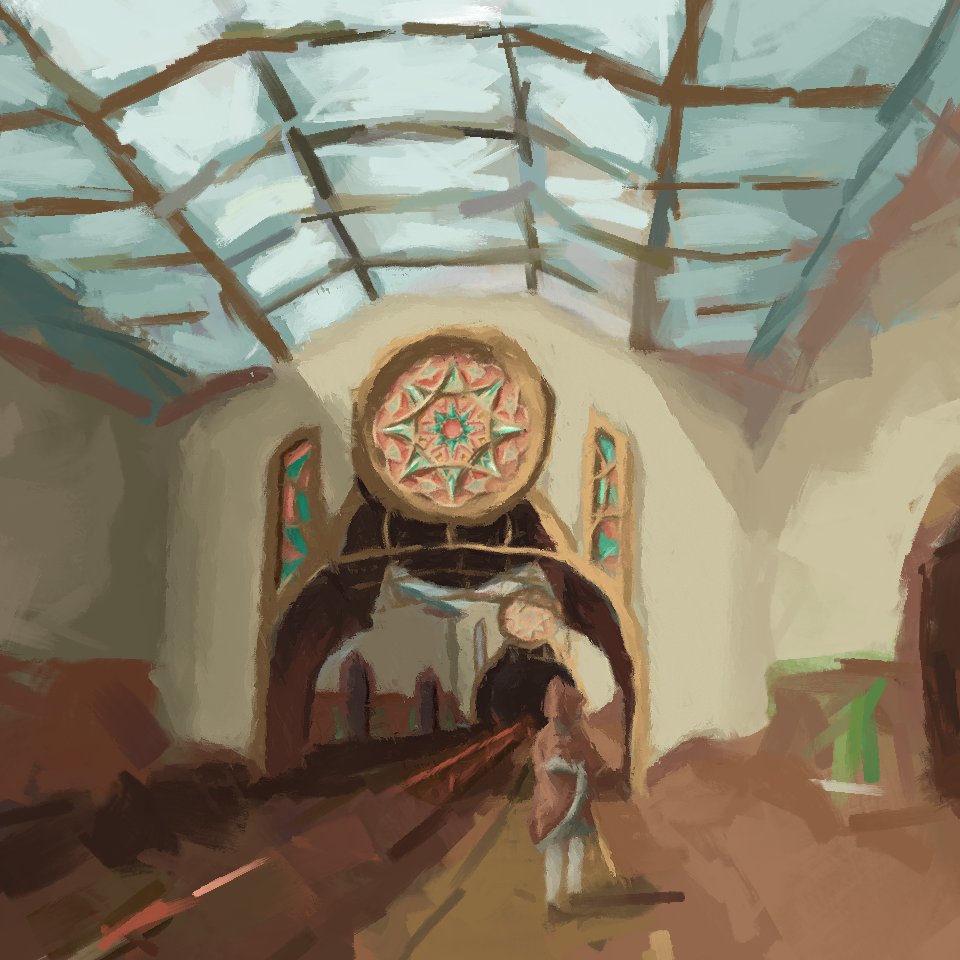
#> input picture img.png, 960 x 960 px
$ python -i normal.py   (imports and definitions only)   (older library calls are emulated)
#> lines starting #> are read from the running program, lines starting #| are printed output that depends on the picture
#> further down, picture is the input picture: shape (960, 960, 3); mean B, G, R 107.8, 128.2, 138.2
import cv2
import numpy as np
import matplotlib.pyplot as plt

def High_Pass_Filter(img,radius = 100):
    # get the size
    rows, cols = img.shape
    # fft
    dft = np.fft.fft2(img)
    dft_shift = np.fft.fftshift(dft)

    # High Pass Filter
    crow, ccol = rows // 2, cols // 2
    mask = np.zeros((rows, cols), np.uint8)
    cv2.circle(mask, (ccol, crow), radius, 1, -1)

    # Apply the filter
    dft_shift_filtered = dft_shift * mask

    # IFFT
    f_ishift = np.fft.ifftshift(dft_shift_filtered)
    img_back = np.fft.ifft2(f_ishift)
    img_back = np.abs(img_back)
    return img_back

def generate_height_map(img):

    # 后面一定要上深度学习，现在效果实在是太拉垮了

    # transfer to gray
    gray = cv2.cvtColor(img, cv2.COLOR_BGR2GRAY)

    # map to 0 - 255
    height_map = cv2.normalize(gray, None, 0, 255, cv2.NORM_MINMAX)

    # 转为uint8
    height_map = height_map.astype(np.uint8)
    return height_map

def retinex_decomposition(img, sigma=15):
    """
    Retinex decomposition: img = R * S
    S: grandient for calculating normal map
    R: texture
    """
#> called with sigma = 15
    # 防止 log(0)
    img = img.astype(np.float32) / 255.0
    img[img <= 0] = 1e-4
#> img: shape (960, 960, 3) float32; mean of channels 0, 1, 2 0.423, 0.503, 0.542

    if img.shape[2] == 3:
        img = cv2.cvtColor(img, cv2.COLOR_BGR2GRAY)
#> img: shape (960, 960) float32

    # log(I)
    log_I = np.log(img)

    # log(S): 平滑版本
    log_S = cv2.GaussianBlur(log_I, (15,15), 5,5)

    # log(R) texture
    log_R = log_I - log_S

    # 回到原始域
    S = np.exp(log_S)
    R = np.exp(log_R)

    S = np.clip(S * 255.0, 0, 255).astype(np.uint8)
    S = cv2.equalizeHist(S)
    return S

def generate_normal_map(img, strength = 3.0):

#> called with strength = 3
    if img is None:
        raise ValueError("Cannot load image: ")

    img = img.astype(np.float32) / 255.0

    # get gradient
    sobel_x = cv2.Sobel(img, cv2.CV_32F, 1, 0, ksize=3)
    sobel_y = cv2.Sobel(img, cv2.CV_32F, 0, 1, ksize=3)

    # apply strength
    sobel_x *= strength
    sobel_y *= strength

    normal_x = sobel_x
    normal_y = sobel_y
    normal_z = np.ones_like(img)
    normal_z = np.sqrt(np.clip(1.0 - normal_x**2 - normal_y**2, 0, 1))
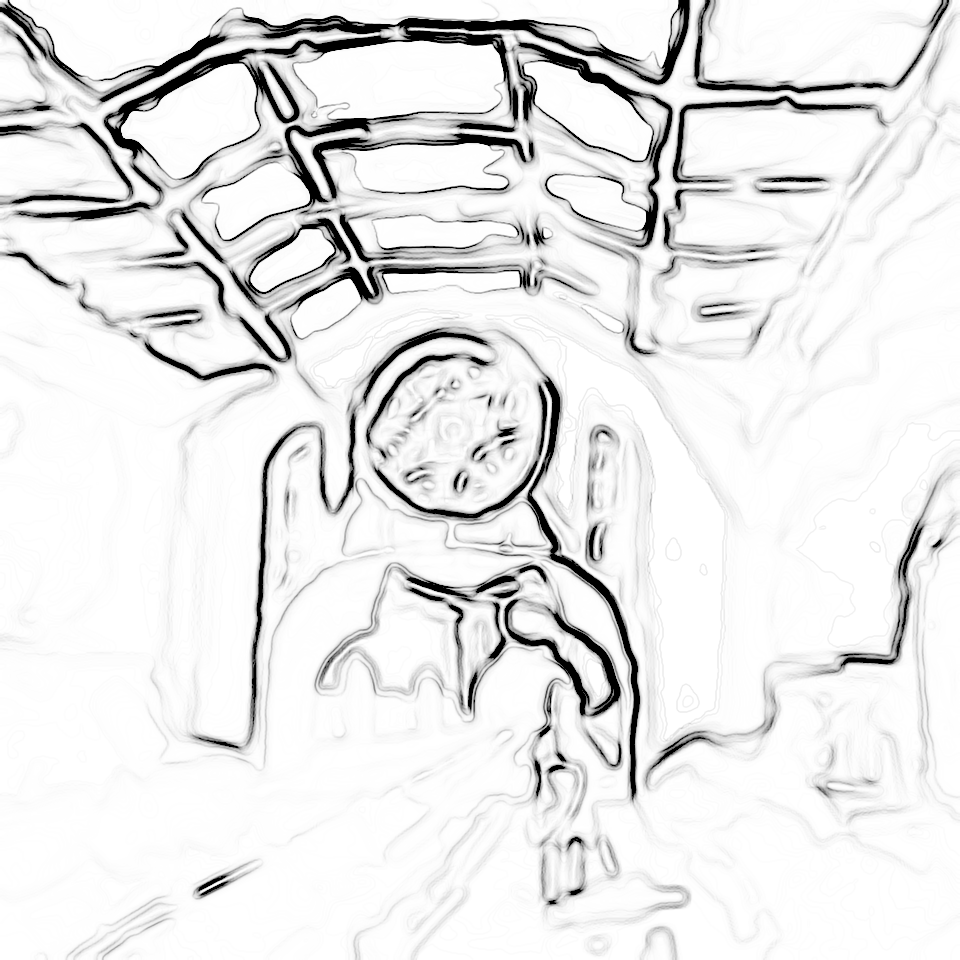
#> normal_z: shape (960, 960) float32; min 0, max 1, mean 0.913
    normals = np.stack((normal_x, normal_y, normal_z), axis=2)

    # normalize
    norms = np.linalg.norm(normals, axis=2, keepdims=True)
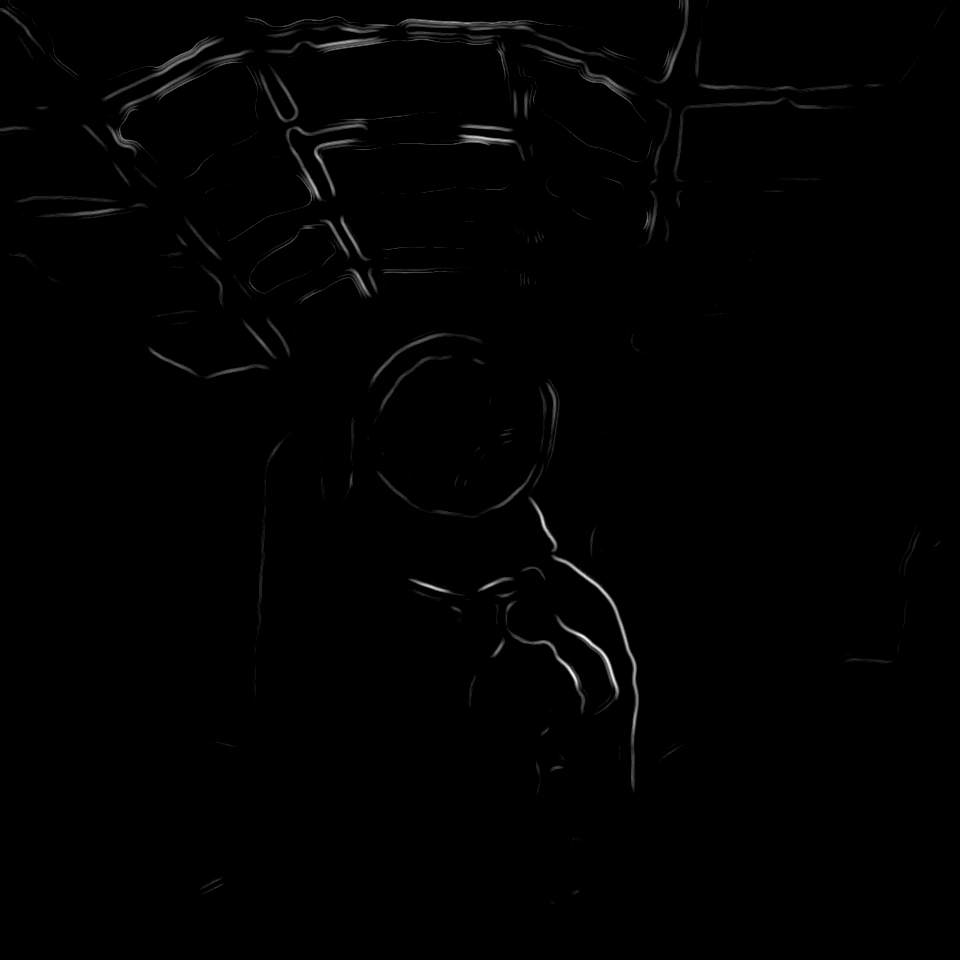
#> norms: shape (960, 960, 1) float32; min 1, max 2.87, mean 1.01; drawn with min black and max white
    normals /= norms
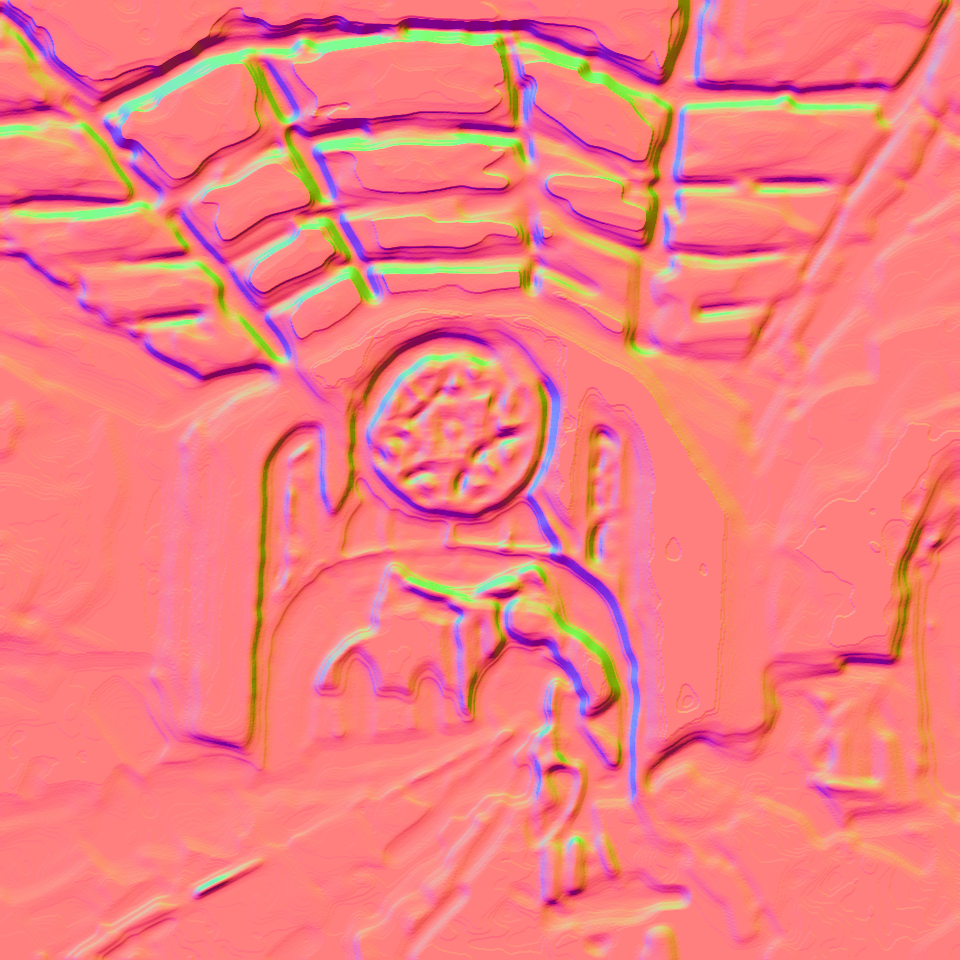
#> normals: shape (960, 960, 3) float32; mean of channels 0, 1, 2 0.00179, -0.0144, 0.914; drawn with min black and max white

    # map [-1,1] to [0,255]
    normals = (normals + 1.0) * 0.5 * 255.0
    normals = normals.astype(np.uint8)

    normal_map = cv2.merge((normals[:,:,2], normals[:,:,1], normals[:,:,0]))
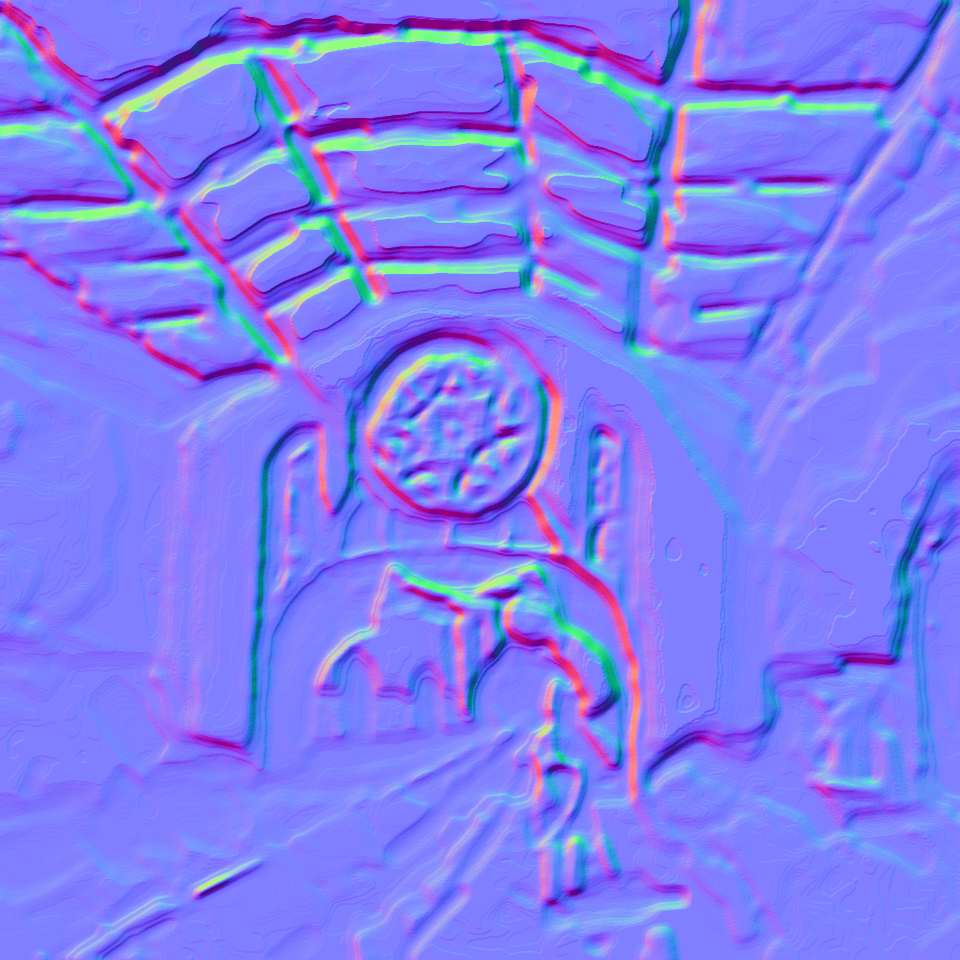
#> normal_map: shape (960, 960, 3); mean of channels 0, 1, 2 243.4, 125.2, 127.3; drawn as B, G, R
    return normal_map

def getNormal(img):
    img = retinex_decomposition(img)
    normal_map = generate_normal_map(img)
    return normal_map

# [16 lines of commented-out code are left out]

>>> import cv2
>>> picture = cv2.imread('img.png')
>>> result = getNormal(picture)
